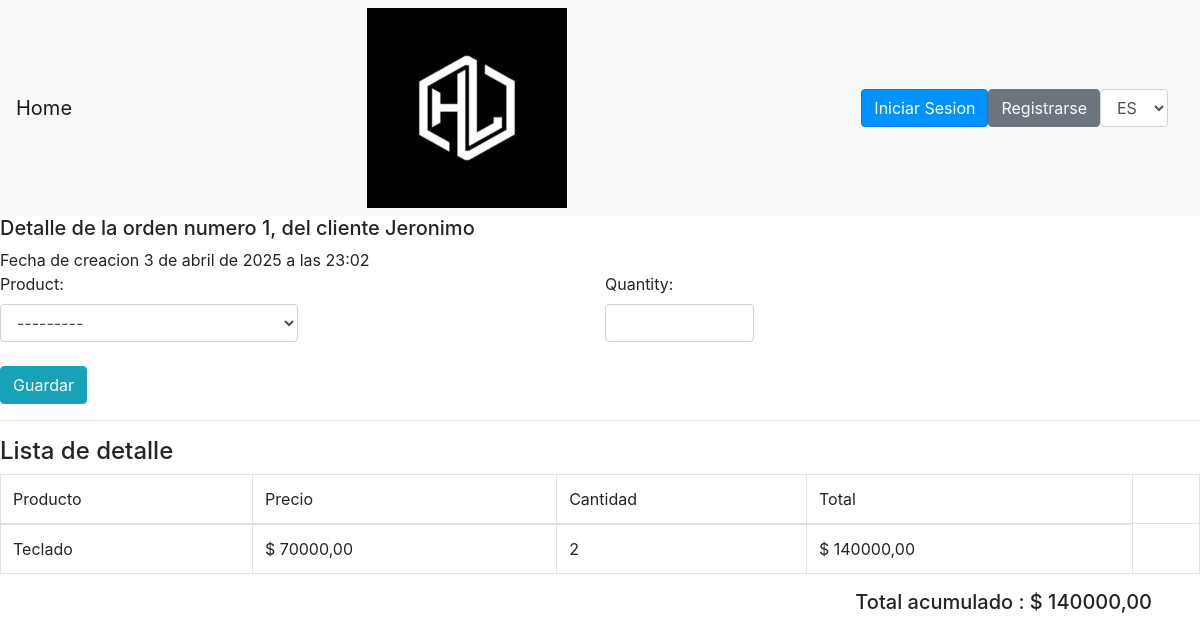
/products/order/1/detail/, run on the app's committed database.
### products/models.py (models this page shows, shortened)
class Order(models.Model):
    customer = models.ForeignKey(
        Customer,
        on_delete=models.CASCADE
    )
    date = models.DateTimeField(auto_now_add=True)

class Customer(models.Model):
    name = models.CharField(max_length=255)
    email = models.EmailField(unique=True)
    phone = models.CharField(max_length=20)
    def __str__(self):
        return self.name

class Product(models.Model):
    name = models.CharField(_("Product name"), max_length=255)
    price = models.DecimalField(_("Price"),max_digits=10, decimal_places=2)
    stock = models.IntegerField()
    image = models.ImageField(upload_to='products/', blank=True, null=True)
    category = models.ForeignKey(
        Category,
        on_delete=models.SET_NULL,
        related_name='products',
        null=True,
        blank=True,
    )
    def __str__(self):
        return self.name

### products/views.py (the view, shortened to what this page needs)
class OrderDetailCreate(CreateView):
    form_class = OrderDetailForm
    template_name = 'orders_detail/create.html'
    success_url = None
    def get_initial(self):
        order_id = self.kwargs.get('order_id')
        return {'order': order_id} # order es el atributo de OrderDetailForm
    def get_context_data(self, **kwargs):
        context = super().get_context_data(**kwargs)
        order = get_object_or_404(Order, id=self.kwargs['order_id'])
        details = order.details.all()
        context['order'] = order
        details = [
            {
                "product": detail.product,
                "quantity": detail.quantity,
                "subtotal": detail.quantity * detail.product.price
            }
            for detail in details
        ]
        context['details'] = details
        context['total'] = sum(detail['subtotal'] for detail in details)
        return context

### products/forms.py
class OrderDetailForm(forms.ModelForm):
    class Meta:
        model = OrderDetail
        fields = ['order', 'product', 'quantity']
        widgets = {
            'order': forms.HiddenInput(),
            'product': forms.Select(
                attrs={'class': 'form-control w-50'}
            ),
            'quantity': forms.NumberInput(
                attrs={'class': 'form-control w-25'}
            )
        }

### itec2025/context_processors.py (called while the page is built)
def get_time_data(request):
    return {
        'current_year': date.today().year,
        'current_date': date.today()
    }

### products/templates/orders_detail/create.html (shortened to what this page needs)
{% extends 'base.html' %}
{% block content %}
   <h5> Detalle de la orden numero {{order.id}}, del cliente {{order.customer}}</h5>
   <span> Fecha de creacion {{ order.date }}</span>
   <form action="" method="post">
        <div class="form-row">
            <div class="col">
               {{ form.product.label_tag}}
               {{ form.product }}
            </div>
            <div class="col">
               {{ form.quantity.label_tag}}
               {{ form.quantity }}
            </div>
        </div>
        <button type="submit" class="btn btn-info mt-4"> Guardar </button>
   </form>
   <hr>
   <h4> Lista de detalle </h4>
   <table class="table table-bordered">
      <thead>
         <tr>
            <td>Producto</td>
            <td>Precio</td>
            <td>Cantidad</td>
            <td>Total</td>
         </tr>
      </thead>
      <tbody>
         {% for detalle in details %}
         <tr>
            <td>{{ detalle.product }}</td>
            <td>$ {{ detalle.product.price }}</td>
            <td>{{ detalle.quantity }}</td>
            <td>$ {{ detalle.subtotal }}</td>
            <td></td>
         </tr>
         {% endfor %}
      </tbody>
   </table>
   <h5 class="text-right pr-5"> Total acumulado : $ {{ total }}</h5>
{% endblock %}

### data on the page
Order: id "1", customer "Jeronimo", date "3 de abril de 2025 a las 23:02"
Product: product "Teclado", product.price "70000,00", quantity "2", subtotal "140000,00"

### other printed values
{{ total }} "140000,00"
